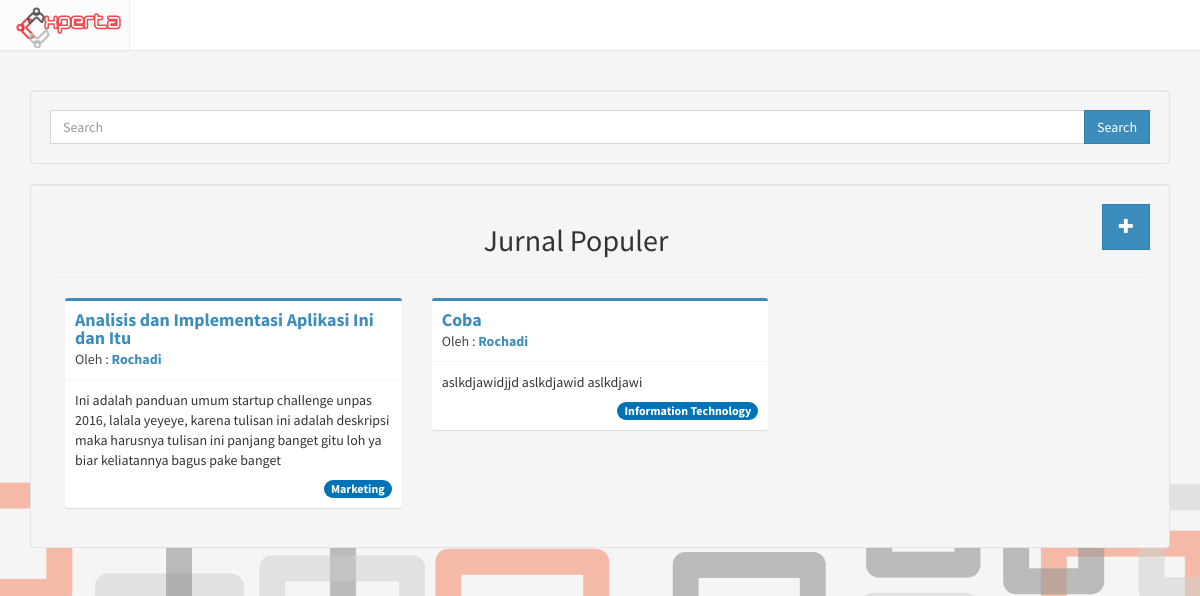
The app's page /index.php/journal, older data.
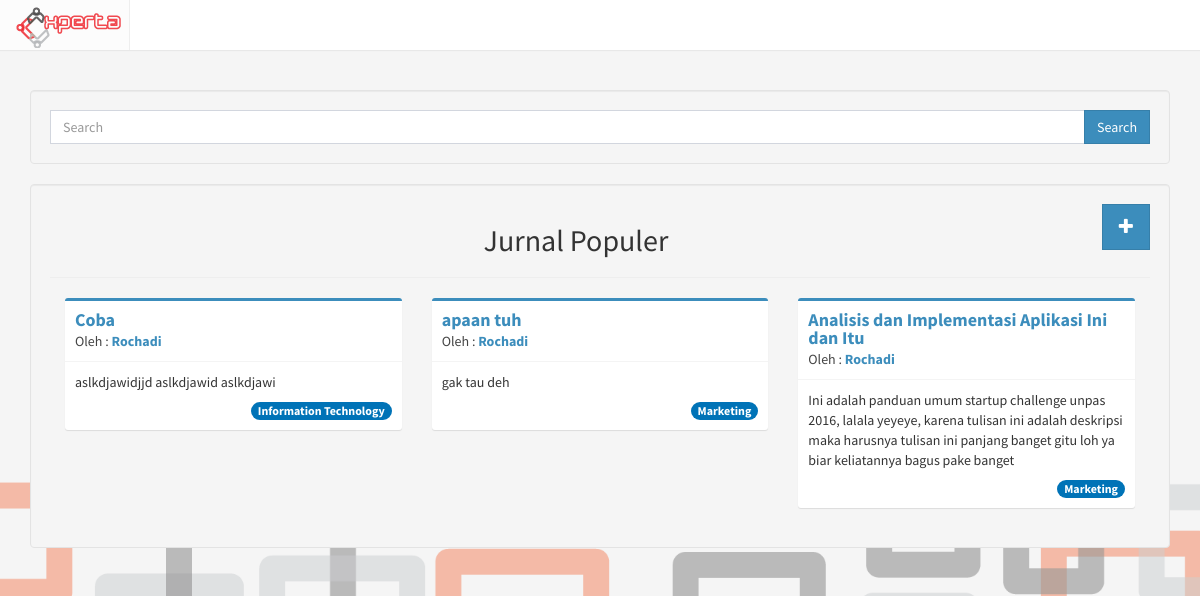
The same page, newer data.
### tables this page shows
CREATE TABLE `journal` (
  `id_journal` int(11) NOT NULL,
  `id_user` int(11) NOT NULL,
  `id_directorate` int(11) NOT NULL,
  `title` varchar(100) NOT NULL,
  `description` text NOT NULL,
  `file` varchar(500) NOT NULL,
  `views` int(11) NOT NULL DEFAULT '0',
  `created_at` timestamp NOT NULL DEFAULT CURRENT_TIMESTAMP,
  `status` int(11) NOT NULL DEFAULT '0'
);

CREATE TABLE `profile` (
  `id_profile` int(11) NOT NULL,
  `NIK` varchar(50) NOT NULL,
  `id_user` int(11) NOT NULL,
  `fullname` varchar(255) NOT NULL,
  `birthdate` date DEFAULT NULL,
  `gender` enum('M','F') DEFAULT NULL,
  `id_expert` int(11) DEFAULT NULL,
  `pic` varchar(500) DEFAULT 'default.jpeg',
  `updated_at` timestamp NOT NULL DEFAULT CURRENT_TIMESTAMP ON UPDATE CURRENT_TIMESTAMP,
  `login` int(11) NOT NULL DEFAULT '0'
);

CREATE TABLE `directorate` (
  `id_directorate` int(11) NOT NULL,
  `id_scope` int(11) NOT NULL,
  `directorate_name` varchar(100) NOT NULL
);

### application/controllers/Journal.php (called while the page is built, shortened)
<?php
class Journal extends CI_Controller
{
	function __construct(){
			$this->load->model("Journal_model");
		}
	public function index(){
		$data['title'] = "Journal";
		$data['listjournal'] = $this->Journal_model->listjournal();
		$this->load->view('journal/journal', $data);
	}
}

### index.php (called while the page is built, shortened)
<?php
require_once BASEPATH.'core/CodeIgniter.php';

### application/models/Journal_model.php (called while the page is built, shortened)
<?php
class Journal_model extends CI_Model
{
	function listjournal(){
		return $this->db->query(" SELECT journal.title, profile.fullname, journal.description, journal.id_journal, user.id_user, directorate.directorate_name
			FROM journal, directorate, user, profile
			WHERE journal.id_directorate = directorate.id_directorate
				AND user.id_user = journal.id_user
				AND user.id_user = profile.id_user
				AND status=1
				ORDER BY journal.views
				LIMIT 0,9")->result();
	}
}

### application/views/journal/journal.php (the view, shortened to what this page needs)
<?php include 'application/views/header.php' ?>
		<div class="container">
			<div class="row">
				<div class="col-md-12 isi">
					<div class="col-md-12 well">
					<form action="<?php echo site_url('journal/browse') ?>" method="GET">
						<div class="input-group">
		                    <input type="text" name="q" class="form-control" placeholder="Search" >
		                    <span class="input-group-btn">
		                    	<button class="btn btn-primary btn-flat" type="submit">Search</button>
		                	</span>
		                </div>
					</form>
					</div>
					<div  class="col-md-12 well">
						<a href="<?php echo site_url('journal/newpost') ?>" title="New post" class="btn btn-primary btn-lg btn-flat pull-right"><i class="fa fa-plus"></i></a>
						<h2>Jurnal Populer</h2>
						<hr>
						<?php foreach ($listjournal as $journal): ?>
								<div class="col-md-4">
									<div class="box box-primary">
										<div class="box-header with-border">
									    	<h3 class="box-title"><strong><a href="<?php echo site_url('journal/view/'.$journal->id_journal) ?>"><?php echo $journal->title; ?></a></strong></h3>
									    	<div class="author">
										    	Oleh :
										    		<a href="<?php echo site_url('user/'.$journal->id_user) ?>">
										    			<strong><?php echo $journal->fullname ?></strong>
										    		</a>
									    	</div>
									    </div>
									    <div class="box-body">
										    <p><?php echo $journal->description ?></p>
									    	<span class="pull-right badge bg-blue"><?php echo $journal->directorate_name ?></span>
									    </div>
									</div>
								</div>
						<?php endforeach ?>
					</div>
				</div>
			</div>
		</div>
	</body>
</html>

Row changes from the older to the newer data that the page shows:
changed journal "Coba": moves up the list
now on this page (row edited): journal: title "apaan tuh", profile.fullname "Rochadi", description "gak tau deh", id_directorate.directorate_name "Marketing"
